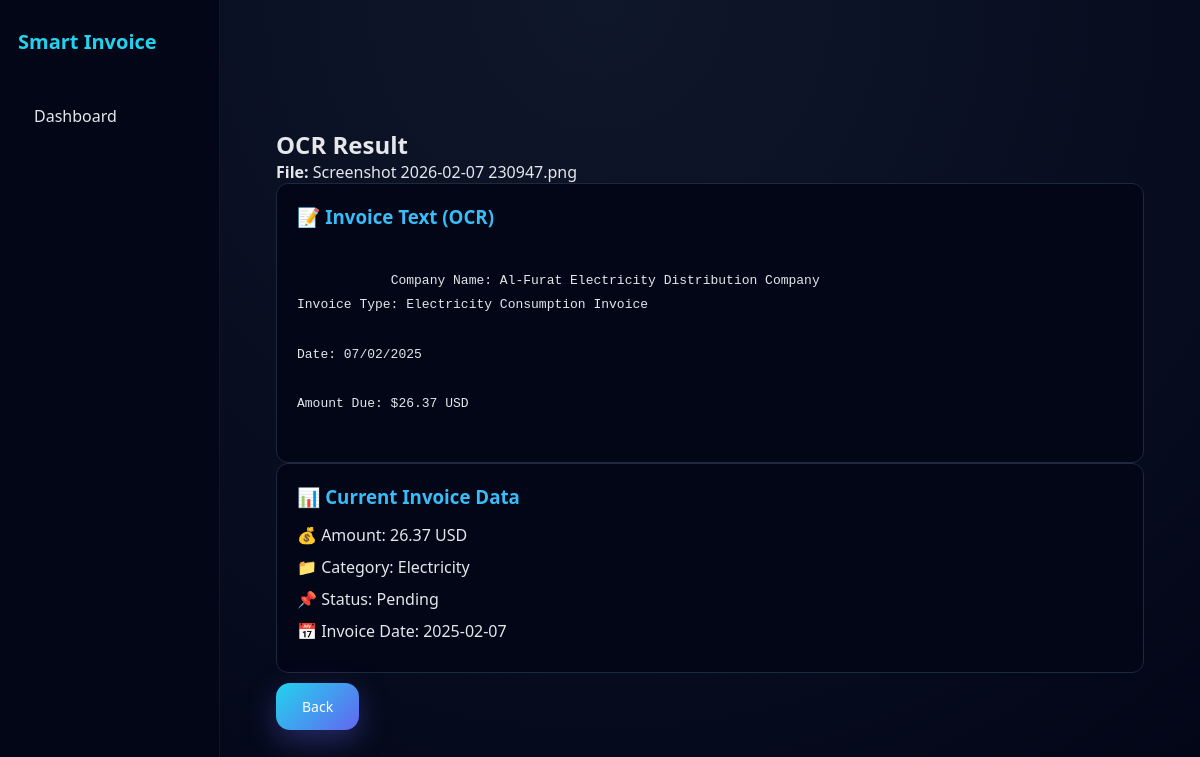
/ocr/30, run on the app's committed database.
### database/models.py (models this page shows, shortened)
class Invoice(db.Model):
    __tablename__ = "invoices"
    id = db.Column(db.Integer, primary_key=True)
    filename = db.Column(db.String(255), nullable=False)
    file_path = db.Column(db.String(500), nullable=False)
    upload_date = db.Column(db.DateTime, default=datetime.utcnow)
    extracted_text = db.Column(db.Text)
    invoice_date = db.Column(db.String(50))
    total_amount = db.Column(db.Float)
    currency = db.Column(db.String(10), default="USD")
    category = db.Column(db.String(50), default="General")
    status = db.Column(
        db.String(20),
        default="Processed"   # Processed | Pending | Error
    )

### app.py (the view)
@app.route("/ocr/<int:invoice_id>")
def view_ocr(invoice_id):
    invoice = Invoice.query.get_or_404(invoice_id)
    lang = detect_language(invoice.extracted_text)
    return render_template(
        "ocr.html",
        invoice=invoice,
        ocr_text=invoice.extracted_text,
        lang=lang
    )

### app.py (called while the page is built)
def detect_language(text):
    return "ar" if re.search(r"[ء-ي]", text) else "en"

### templates/ocr.html (shortened to what this page needs)
<!DOCTYPE html>
<html lang="en">
<head>
    <link rel="stylesheet" href="{{ url_for('static', filename='style.css') }}">
    <link rel="stylesheet" href="{{ url_for('static', filename='style.css') }}">
</head>
<body>
<div class="app">
    <aside class="sidebar">
        <h1>Smart Invoice</h1>
        <div class="nav">
            <a href="/dashboard">Dashboard</a>
        </div>
    </aside>
    <main class="main">
        <div class="content">
            <h2>OCR Result</h2>
            <p><strong>File:</strong> {{ invoice.filename }}</p>
            <div class="info-box">
            {% if lang == "ar" %}
            <h3>📝 نص الفاتورة (OCR)</h3>
            <div class="ocr-text" dir="rtl">
            {{ ocr_text if ocr_text else "لا يوجد نص مستخرج." }}
            </div>
            {% else %}
            <h3>📝 Invoice Text (OCR)</h3>
            <div class="ocr-text">
            {{ ocr_text if ocr_text else "No OCR text found." }}
            </div>
            {% endif %}
            </div>
            <div class="info-box">
            {% if lang == "ar" %}
            <h3>📊 بيانات الفاتورة الحالية</h3>
            <ul dir="rtl">
            <li>💰 المبلغ: {{ invoice.total_amount }} {{ "دينار" if invoice.currency=="IQD" else "دولار" }}</li>
            <li>📁 التصنيف: {{ invoice.category }}</li>
            <li>📌 الحالة: {{ "قيد الانتظار" if invoice.status=="Pending" else "تمت المعالجة" }}</li>
            <li>📅 تاريخ الفاتورة: {{ invoice.invoice_date }}</li>
            </ul>
            {% else %}
            <h3>📊 Current Invoice Data</h3>
            <ul>
            <li>💰 Amount: {{ invoice.total_amount }} {{ invoice.currency }}</li>
            <li>📁 Category: {{ invoice.category }}</li>
            <li>📌 Status: {{ invoice.status }}</li>
            <li>📅 Invoice Date: {{ invoice.invoice_date }}</li>
            </ul>
            {% endif %}
            </div>
            <br>
            <a href="/dashboard" class="btn secondary">Back</a>
        </div>
    </main>
</div>
</body>
</html>

### static/style.css (style rules this page uses)
:root { --bg-main: #0b1220; --bg-sidebar: #020617; --bg-card: rgba(255, 255, 255, 0.08); --primary: #6366f1; --secondary: #22d3ee; --accent: #a855f7; --text-main: #e5e7eb; --text-muted: #9ca3af; --glass: blur(18px); }
* { margin: 0; padding: 0; box-sizing: border-box; font-family: "Segoe UI", system-ui, sans-serif; }
body { background: radial-gradient(circle at top, #0f172a, #020617); color: var(--text-main); min-height: 100vh; }
.app { display: flex; min-height: 100vh; }
.sidebar { width: 220px; background: linear-gradient(180deg, #020617, #020617); padding: 28px 18px; border-right: 1px solid rgba(255,255,255,0.06); }
.sidebar h1 { color: var(--secondary); font-size: 20px; margin-bottom: 36px; }
.nav a { display: block; padding: 14px 16px; margin-bottom: 12px; border-radius: 12px; text-decoration: none; color: var(--text-main); transition: all 0.25s ease; }
.main { flex: 1; padding: 48px 56px; display: flex; flex-direction: column; }
.btn { padding: 14px 26px; border-radius: 14px; border: none; cursor: pointer; font-size: 14px; font-weight: 500; color: white; text-decoration: none; background: linear-gradient(135deg, var(--primary), var(--accent)); box-shadow: 0 10px 30px rgba(99,102,241,0.35); transition: all 0.25s ease; }
.btn.secondary { background: linear-gradient(135deg, var(--secondary), var(--primary)); }
.ocr-text { white-space: pre-wrap; line-height: 1.9; font-family: monospace; color: #e5e7eb; max-height: 45vh; overflow-y: auto; }
.sidebar { position: fixed; top: 0; left: 0; height: 100vh; overflow-y: auto; z-index: 1000; }
.main { margin-left: 220px; }
.content { padding-top: 80px; }

### templates/ocr.html (style rules this page uses)
.info-box { background: #020617; border: 1px solid #1e293b; padding: 20px; border-radius: 12px; }
.info-box h3 { margin-bottom: 15px; color: #38bdf8; }
.info-box ul { list-style: none; padding: 0; margin: 0; }
.info-box li { margin-bottom: 10px; color: #e5e7eb; }

### data on the page
Invoice: filename "Screenshot 2026-02-07 230947.png", extracted_text "Company Name: Al-Furat Electricity Distribution Company Invoice Type: Electricity Consumption Invoice Date: 07/02/2025 Amount Due: $26.37 USD", total_amount "26.37", currency "USD", category "Electricity", status "Pending", invoice_date "2025-02-07"
